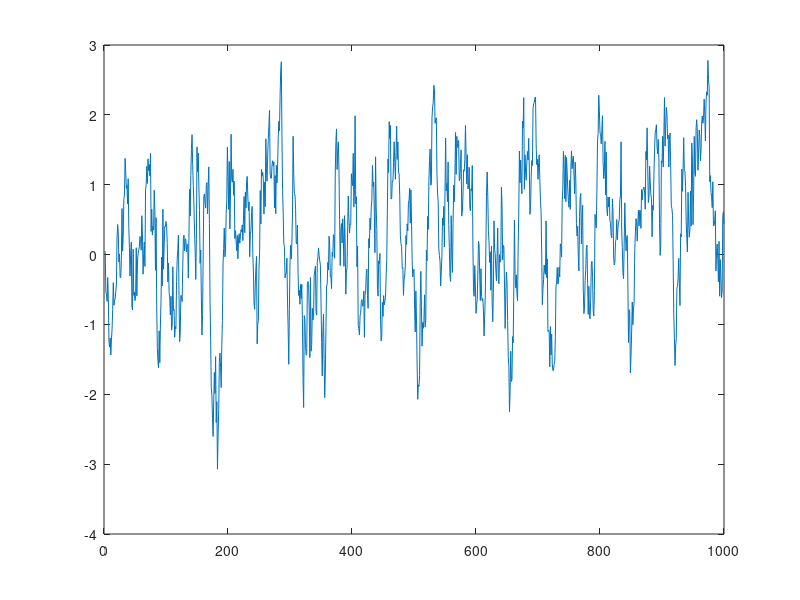

The MATLAB script that drew this image: (Note: this script raises an error after producing the figure.)
clear all; clc;

% Generate artifical data
T = 1000;
rhotrue = 0.9;
ctrue = .02;
y = zeros(T,1);
sig2 = 0.2;

% initial condition
y(1) = (1-rhotrue)^2/sig2; % Set initial condition for the first element of y

for t = 2:T
    y(t) = ctrue + rhotrue*y(t-1) + sqrt(sig2)*randn;
end

figure
plot(1:T,y)
yline(0,'k--')
xlabel('Time')
ylabel('Y-values')
title('Data Generating Process for AR(1)')

%% OLS estimation of AR(1)
yOLS = y(2:end); % vector of y_2, y_3, ..., y_T
Tols = length(yOLS); % no. of periods
X = [ones(Tols, 1) y(1:end-1)];

% OLS estimator beta
beta = inv(X' * X) *(X' * yOLS) % Calculate OLS estimator for beta

sig2ols =  sum( (yOLS - X*beta).^2 )/(Tols-2)
